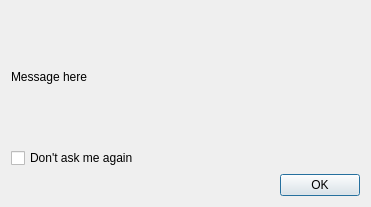
<?xml version="1.0" encoding="UTF-8"?>
<ui version="4.0">
 <class>warnBadTimingBase</class>
 <widget class="QDialog" name="warnBadTimingBase">
  <property name="geometry">
   <rect>
    <x>0</x>
    <y>0</y>
    <width>371</width>
    <height>207</height>
   </rect>
  </property>
  <property name="sizePolicy">
   <sizepolicy hsizetype="Maximum" vsizetype="Maximum">
    <horstretch>0</horstretch>
    <verstretch>0</verstretch>
   </sizepolicy>
  </property>
  <property name="windowTitle">
   <string>Bad timing</string>
  </property>
  <layout class="QVBoxLayout" name="verticalLayout">
   <item>
    <widget class="QLabel" name="label">
     <property name="sizePolicy">
      <sizepolicy hsizetype="Preferred" vsizetype="Preferred">
       <horstretch>0</horstretch>
       <verstretch>0</verstretch>
      </sizepolicy>
     </property>
     <property name="text">
      <string>Message here</string>
     </property>
     <property name="textFormat">
      <enum>Qt::AutoText</enum>
     </property>
     <property name="wordWrap">
      <bool>false</bool>
     </property>
    </widget>
   </item>
   <item>
    <widget class="QCheckBox" name="dontAskAgain">
     <property name="sizePolicy">
      <sizepolicy hsizetype="Preferred" vsizetype="Fixed">
       <horstretch>0</horstretch>
       <verstretch>0</verstretch>
      </sizepolicy>
     </property>
     <property name="text">
      <string>Don't ask me again</string>
     </property>
    </widget>
   </item>
   <item>
    <widget class="QDialogButtonBox" name="buttonBox">
     <property name="sizePolicy">
      <sizepolicy hsizetype="Expanding" vsizetype="Fixed">
       <horstretch>0</horstretch>
       <verstretch>0</verstretch>
      </sizepolicy>
     </property>
     <property name="orientation">
      <enum>Qt::Horizontal</enum>
     </property>
     <property name="standardButtons">
      <set>QDialogButtonBox::Ok</set>
     </property>
     <property name="centerButtons">
      <bool>false</bool>
     </property>
    </widget>
   </item>
  </layout>
 </widget>
 <resources/>
 <connections>
  <connection>
   <sender>buttonBox</sender>
   <signal>accepted()</signal>
   <receiver>warnBadTimingBase</receiver>
   <slot>accept()</slot>
   <hints>
    <hint type="sourcelabel">
     <x>248</x>
     <y>254</y>
    </hint>
    <hint type="destinationlabel">
     <x>157</x>
     <y>274</y>
    </hint>
   </hints>
  </connection>
  <connection>
   <sender>buttonBox</sender>
   <signal>rejected()</signal>
   <receiver>warnBadTimingBase</receiver>
   <slot>reject()</slot>
   <hints>
    <hint type="sourcelabel">
     <x>316</x>
     <y>260</y>
    </hint>
    <hint type="destinationlabel">
     <x>286</x>
     <y>274</y>
    </hint>
   </hints>
  </connection>
 </connections>
</ui>
